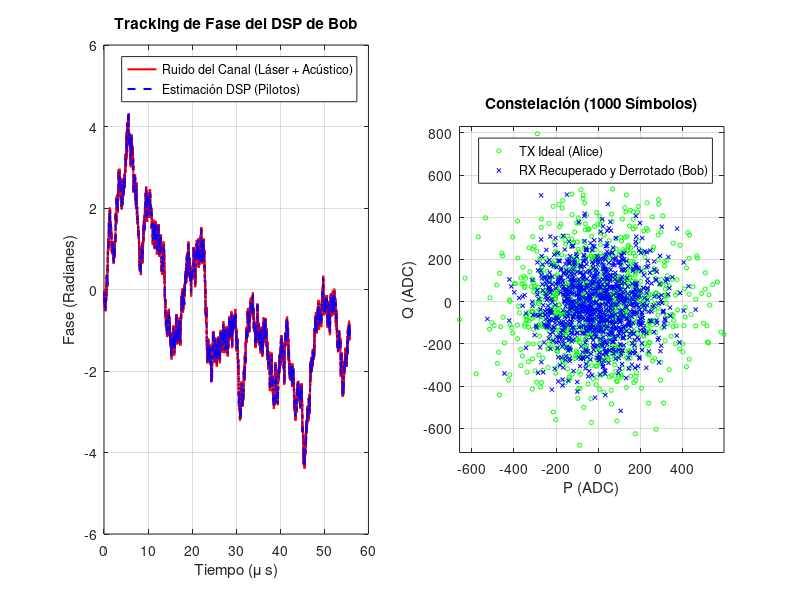

The MATLAB source for this figure:
%% ========================================================================
%  MASTER TESTBENCH: END-TO-END CV-QKD (Láser -> Fibra -> DSP -> Math)
% ========================================================================
clear; clc; close all;

%% 1. PARÁMETROS DEL SISTEMA
ENABLE_EXPORT_VIVADO = true;

% --- Parámetros de Trama y Memoria ---
L_trama     = 16;      % 1 Piloto + 15 Datos
N_BOB_DATA  = 52224;   % Datos útiles que caben en la RAM de Bob
N_FRAMES    = ceil(N_BOB_DATA / 15); % ~3482 tramas
N_SAMPLES   = 26112;   % Datos sacrificados para la estimación

% En la fibra viajan los datos + los pilotos. Sumamos 1 piloto final para interpolar
N_FIBER     = N_FRAMES * L_trama + 1; 

% --- Parámetros Físicos del Canal ---
Ts           = 1e-9;   % Tiempo de símbolo (1 Gbaud)
T_real       = 0.5;    % Transmitancia real de la fibra
xi_real      = 0.02;   % Ruido en exceso cuántico (SNU)
V_A_snu      = 4.0;    % Varianza de Alice (SNU)
V_elec_snu   = 0.1;    % Ruido electrónico (SNU)
eta_detector = 0.6;    % Eficiencia del fotodiodo

% --- Calibración del Hardware (ADC) ---
N0_adc_var   = 10000;  % Varianza para 1 SNU
Amp_Piloto   = 20000;  % Amplitud fuerte para el pulso piloto (para no perder fase)

%% 2. MODELO DE RUIDO DE FASE DEL CANAL (Tu código integrado)
disp('1. Generando Perfil de Ruido de Fase (Wiener + Acústico)...');
t = (0:N_FIBER-1)' * Ts;

% A) Proceso de Wiener (Ancho de línea del láser 100 kHz)
sigma_w = sqrt(2 * pi * 100e3 * Ts); 
ruido_wiener = sigma_w * randn(N_FIBER, 1);
fase_wiener = cumsum(ruido_wiener);  

% B) Ruido Acústico (500 Hz)
f_acustica = 500; 
A_acustica = 0.5; 
fase_acustica = A_acustica * sin(2 * pi * f_acustica * t);

% C) Deriva Total
fase_total_canal = fase_wiener + fase_acustica;

%% 3. ALICE: GENERACIÓN CUÁNTICA CON PILOTOS INTERCALADOS
disp('2. Alice transmitiendo (Datos + Pilotos)...');
VarA_adc = V_A_snu * N0_adc_var;

P_A_tx = zeros(N_FIBER, 1);
Q_A_tx = zeros(N_FIBER, 1);

idx_pilotos = 1:L_trama:N_FIBER;
idx_datos   = setdiff(1:N_FIBER, idx_pilotos);

% Alice genera ruido Gaussiano para los datos
P_A_tx(idx_datos) = sqrt(VarA_adc) * randn(length(idx_datos), 1);
Q_A_tx(idx_datos) = sqrt(VarA_adc) * randn(length(idx_datos), 1);

% Alice inserta los pilotos fuertes en la cuadratura P (Fase 0)
P_A_tx(idx_pilotos) = Amp_Piloto;
Q_A_tx(idx_pilotos) = 0;

%% 4. EL CANAL: ATENUACIÓN Y AWGN
disp('3. La fibra atenúa e inyecta AWGN...');
Ruido_Total_snu = 1.0 + V_elec_snu + (T_real * eta_detector * xi_real);
Ruido_Total_adc = Ruido_Total_snu * N0_adc_var;

Z_noise_P = sqrt(Ruido_Total_adc) * randn(N_FIBER, 1);
Z_noise_Q = sqrt(Ruido_Total_adc) * randn(N_FIBER, 1);

% Rotación de Fase + Atenuación + AWGN
P_rx_ideal = sqrt(T_real * eta_detector) * P_A_tx;
Q_rx_ideal = sqrt(T_real * eta_detector) * Q_A_tx;

P_B_rx = P_rx_ideal .* cos(fase_total_canal) - Q_rx_ideal .* sin(fase_total_canal) + Z_noise_P;
Q_B_rx = P_rx_ideal .* sin(fase_total_canal) + Q_rx_ideal .* cos(fase_total_canal) + Z_noise_Q;

%% 5. RECEPCIÓN Y DSP DE BOB (Recuperación de Fase Vectorizada)
disp('4. DSP de Bob: Siguiendo y deshaciendo la fase (Unwrap)...');

% 1. Extracción de los pilotos recibidos y cálculo de su fase cruda
P_pilotos_rx = P_B_rx(idx_pilotos);
Q_pilotos_rx = Q_B_rx(idx_pilotos);

fase_pilotos_raw = atan2(Q_pilotos_rx, P_pilotos_rx);

% 2. EL SECRETO: Desenrollar la fase para evitar saltos de 2*pi
fase_pilotos_limpia = unwrap(fase_pilotos_raw);

% 3. Interpolación lineal para estimar la fase de todos los símbolos
% (interp1 interpola los huecos de los datos basándose en los pilotos)
fase_estimada = interp1(idx_pilotos, fase_pilotos_limpia, (1:N_FIBER)', 'linear');

% (Pequeño arreglo por si el último símbolo queda fuera de la interpolación)
fase_estimada(isnan(fase_estimada)) = fase_estimada(find(~isnan(fase_estimada), 1, 'last'));

% 4. Des-rotación de toda la trama a la vez (DSP Vectorizado)
P_B_rec_full = P_B_rx .* cos(-fase_estimada) - Q_B_rx .* sin(-fase_estimada);
Q_B_rec_full = P_B_rx .* sin(-fase_estimada) + Q_B_rx .* cos(-fase_estimada);

% 5. Extraemos solo los datos útiles (descartando los pilotos de la trama)
P_A_data = P_A_tx(idx_datos); 
Q_A_data = Q_A_tx(idx_datos);
P_B_rec  = P_B_rec_full(idx_datos);
Q_B_rec  = Q_B_rec_full(idx_datos);

% 6. Truncamos al tamaño exacto de la RAM de Bob
P_A_data = P_A_data(1:N_BOB_DATA);
Q_A_data = Q_A_data(1:N_BOB_DATA);
P_B_rec  = P_B_rec(1:N_BOB_DATA);
Q_B_rec  = Q_B_rec(1:N_BOB_DATA);

% Cuantizamos a 16 bits todo lo recuperado (Bob RAM) y lo original (Alice RAM)
P_A_int = int16(round(P_A_data)); Q_A_int = int16(round(Q_A_data));
P_B_int = int16(round(P_B_rec));  Q_B_int = int16(round(Q_B_rec));

%% 6. SELECCIÓN DE PUNTEROS Y ESTIMACIÓN FLOTANTE (MATLAB IDEAL)
disp('5. Seleccionando muestras de sacrificio y calculando métricas...');
punteros = randperm(N_BOB_DATA, N_SAMPLES)' - 1;

% Sacamos las muestras correlacionadas usando los punteros
P_B_sac = P_B_int(punteros + 1); Q_B_sac = Q_B_int(punteros + 1);
P_A_sac = P_A_int(punteros + 1); Q_A_sac = Q_A_int(punteros + 1);

% Funciones nativas de MATLAB (Flotante)
var_B_float = (var(double(P_B_sac), 1) + var(double(Q_B_sac), 1)) / 2;
cov_mat_P = cov(double(P_A_sac), double(P_B_sac), 1);
cov_mat_Q = cov(double(Q_A_sac), double(Q_B_sac), 1);
cov_AB_float = (cov_mat_P(1,2) + cov_mat_Q(1,2)) / 2;

Sigma_Sq_ideal   = var_B_float;
Sigma_ideal      = sqrt(Sigma_Sq_ideal);
Sqrt_T_eta_ideal = cov_AB_float / VarA_adc;
T_eta_ideal = Sqrt_T_eta_ideal^2; % T * eta = (Cov / VarA)^2

%% 7. EMULACIÓN PUNTO FIJO (LLR_Math_Unit FPGA)
disp('6. Emulando el Hardware de Punto Fijo (FPGA)...');

sum_P_B = sum(int64(P_B_sac)); sum_sq_P_B = sum(int64(P_B_sac).^2);
sum_Q_B = sum(int64(Q_B_sac)); sum_sq_Q_B = sum(int64(Q_B_sac).^2);
sum_P_A = sum(int64(P_A_sac)); sum_cov_P  = sum(int64(P_A_sac) .* int64(P_B_sac));
sum_Q_A = sum(int64(Q_A_sac)); sum_cov_Q  = sum(int64(Q_A_sac) .* int64(Q_B_sac));

N_int = int64(N_SAMPLES); INV_2N2 = int64(206409);
cross_P_AB = sum_P_A * sum_P_B; cross_Q_AB = sum_Q_A * sum_Q_B;
sq_sum_P_B = sum_P_B * sum_P_B; sq_sum_Q_B = sum_Q_B * sum_Q_B;

num_cov_AB = (N_int * (sum_cov_P + sum_cov_Q)) - (cross_P_AB + cross_Q_AB);
num_var_B  = (N_int * (sum_sq_P_B + sum_sq_Q_B)) - (sq_sum_P_B + sq_sum_Q_B);

cov_AB_pure = bitshift(typecast(uint64(num_cov_AB) .* uint64(INV_2N2), 'int64'), -48); 
var_B_pure  = bitshift(typecast(uint64(num_var_B)  .* uint64(INV_2N2), 'int64'), -48);

Sigma_Sq_fp  = var_B_pure;
T_raw_15bits = bitshift(cov_AB_pure * 32768, 0) / int64(VarA_adc);
Sqrt_T_eta_fp = T_raw_15bits * 2;
T_eta_fp = bitshift(int64(Sqrt_T_eta_fp)^2, -16);

Sigma_raw_cordic = floor(sqrt(double(Sigma_Sq_fp)));
Sigma_fp         = int64(Sigma_raw_cordic) * 65536;

%% 8. GRÁFICAS DEL GEMELO DIGITAL
figure('Name', 'End-to-End QKD Tracker', 'Position', [100, 100, 1200, 600]);

% Gráfica de Ruido de Fase (DSP vs Canal)
subplot(1, 2, 1);
plot(t * 1e6, fase_total_canal, 'r', 'LineWidth', 1.5); hold on;
plot(t * 1e6, fase_estimada, 'b--', 'LineWidth', 1.5);
title('Tracking de Fase del DSP de Bob');
xlabel('Tiempo (\mu s)'); ylabel('Fase (Radianes)');
legend('Ruido del Canal (Láser + Acústico)', 'Estimación DSP (Pilotos)');
grid on;

% Constelación de los datos recuperados (Primeros 1000)
subplot(1, 2, 2);
plot(P_A_data(1:1000), Q_A_data(1:1000), 'go', 'MarkerSize', 3); hold on;
plot(P_B_rec(1:1000), Q_B_rec(1:1000), 'bx', 'MarkerSize', 3);
title('Constelación (1000 Símbolos)');
xlabel('P (ADC)'); ylabel('Q (ADC)');
legend('TX Ideal (Alice)', 'RX Recuperado y Derrotado (Bob)');
grid on; axis equal;

%% 9. TABLA DE RESULTADOS Y EXPORTACIÓN
disp('============================================================================');
disp('   MÉTRICA            |   FLOTANTE (Ideal)  |   PUNTO FIJO (FPGA) |  ERROR  ');
disp('----------------------+---------------------+---------------------+---------');
fprintf(' T (Transmitancia) | %19.4f | %19.4f | %7.4f \n', T_eta_ideal, double(T_eta_fp)/65536, abs(T_eta_ideal - double(T_eta_fp)/65536));
fprintf(' Sqrt(T*n)         | %19.4f | %19.4f | %7.4f \n', Sqrt_T_eta_ideal, double(Sqrt_T_eta_fp)/65536, abs(Sqrt_T_eta_ideal - double(Sqrt_T_eta_fp)/65536));
fprintf(' Sigma^2 (Entero)  | %19.4f | %19.4f | %7.4f \n', Sigma_Sq_ideal, double(Sigma_Sq_fp), abs(Sigma_Sq_ideal - double(Sigma_Sq_fp)));
fprintf(' Sigma   (Q16.16)  | %19.4f | %19.4f | %7.4f \n', Sigma_ideal, double(Sigma_fp)/65536, abs(Sigma_ideal - double(Sigma_fp)/65536));
disp('========================================================================');

if ENABLE_EXPORT_VIVADO
    disp('7. Exportando RAMs para Testbench de Vivado...');
    
    fid_ptr = fopen('ptr_ram.txt', 'w');
    for i=1:N_SAMPLES, fprintf(fid_ptr, '%04X\n', punteros(i)); end; fclose(fid_ptr);
    
    fid_bob = fopen('bob_ram.txt', 'w');
    for i=1:N_BOB_DATA, fprintf(fid_bob, '%04X%04X\n', typecast(Q_B_int(i), 'uint16'), typecast(P_B_int(i), 'uint16')); end; fclose(fid_bob);
    
    fid_alice = fopen('alice_ram.txt', 'w');
    % CUIDADO: La BRAM de Alice solo almacena las 26112 de sacrificio
    for i=1:N_SAMPLES, fprintf(fid_alice, '%04X%04X\n', typecast(Q_A_sac(i), 'uint16'), typecast(P_A_sac(i), 'uint16')); end; fclose(fid_alice);

    fid_exp = fopen('expected_llr_math.txt', 'w');
    fprintf(fid_exp, '%08X\n', typecast(int32(T_eta_fp),      'uint32'));
    fprintf(fid_exp, '%08X\n', typecast(int32(Sqrt_T_eta_fp), 'uint32'));
    fprintf(fid_exp, '%08X\n', typecast(int32(Sigma_Sq_fp),   'uint32'));
    fprintf(fid_exp, '%08X\n', typecast(int32(Sigma_fp),      'uint32'));

    % =====================================================================
    % Exportar Datos Crudos (ADC) para el DSP en FPGA
    % Cuantizamos a 16 bits la señal cruda con el ruido de fase INCLUIDO
    % =====================================================================
    P_ADC = int16(round(P_B_rx));
    Q_ADC = int16(round(Q_B_rx));

    fid_adc = fopen('bob_raw_adc.txt', 'w');
    % Guardamos los 52.224 + pilotos (N_FIBER)
    for i=1:N_FIBER
        fprintf(fid_adc, '%04X%04X\n', typecast(Q_ADC(i), 'uint16'), typecast(P_ADC(i), 'uint16'));
    end
    fclose(fid_adc);
    fclose(fid_exp);
    
    disp('   [OK] Archivos de simulación generados con éxito.');
end
